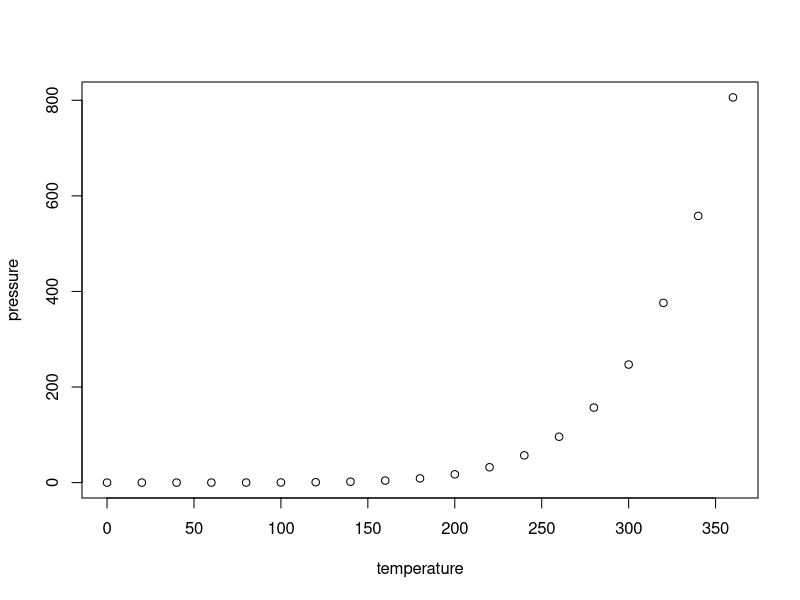
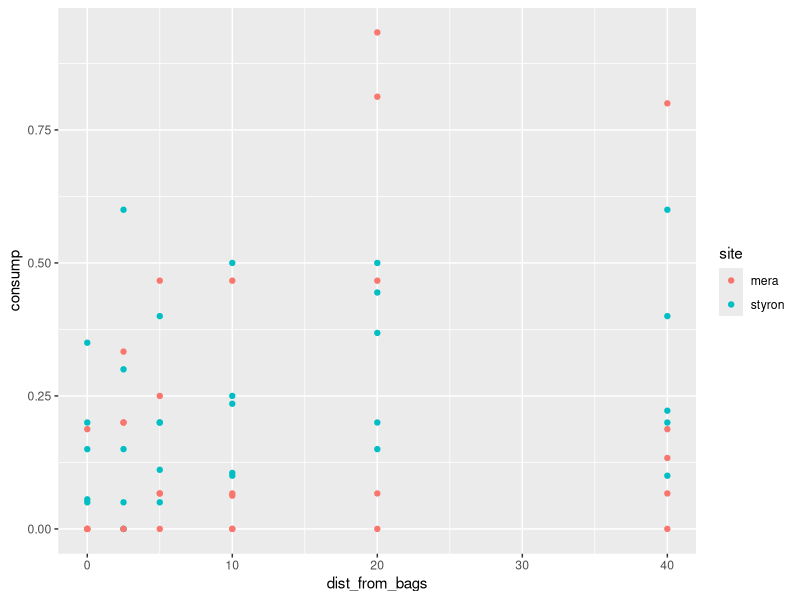
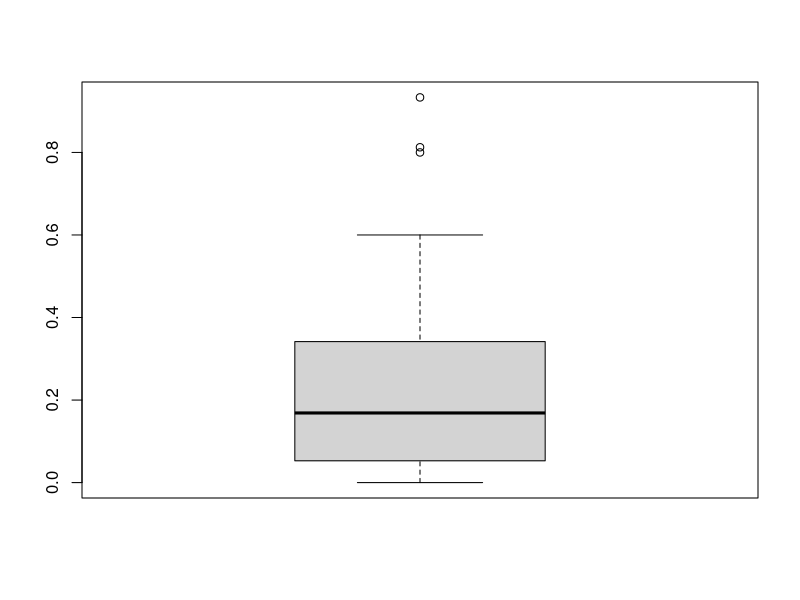
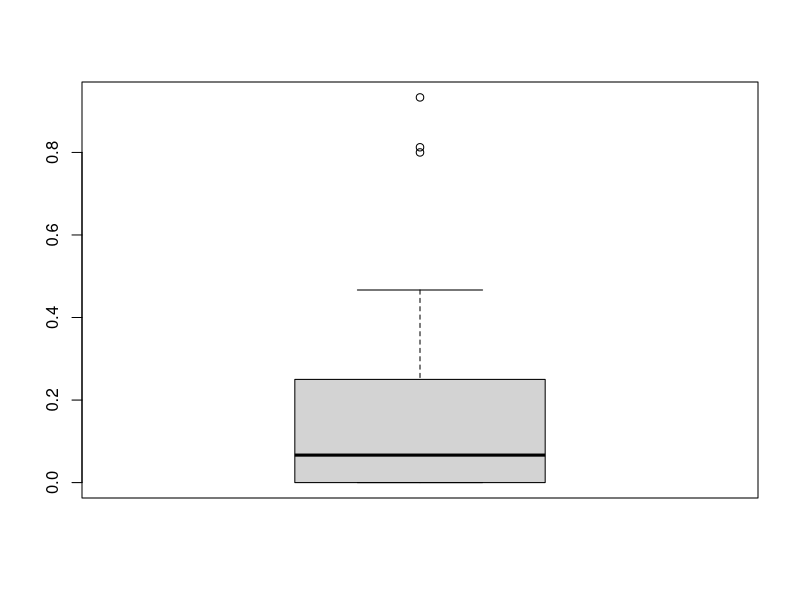
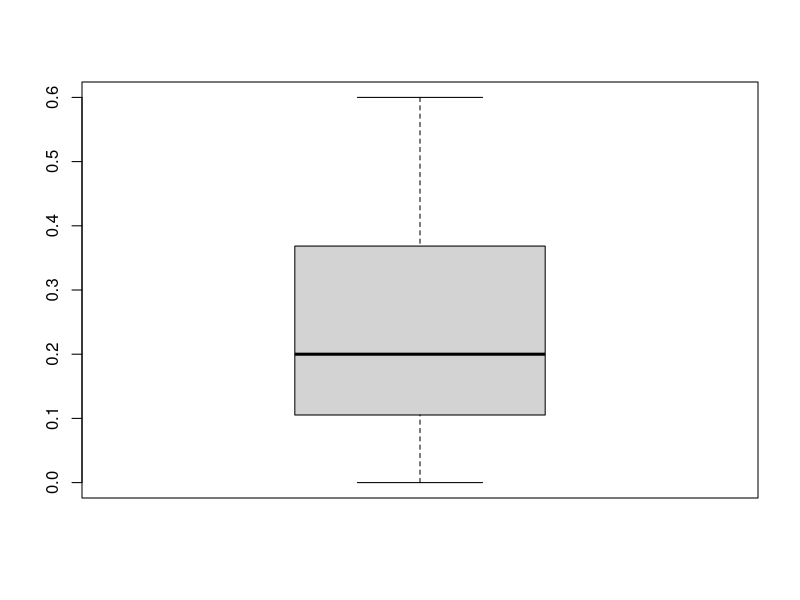
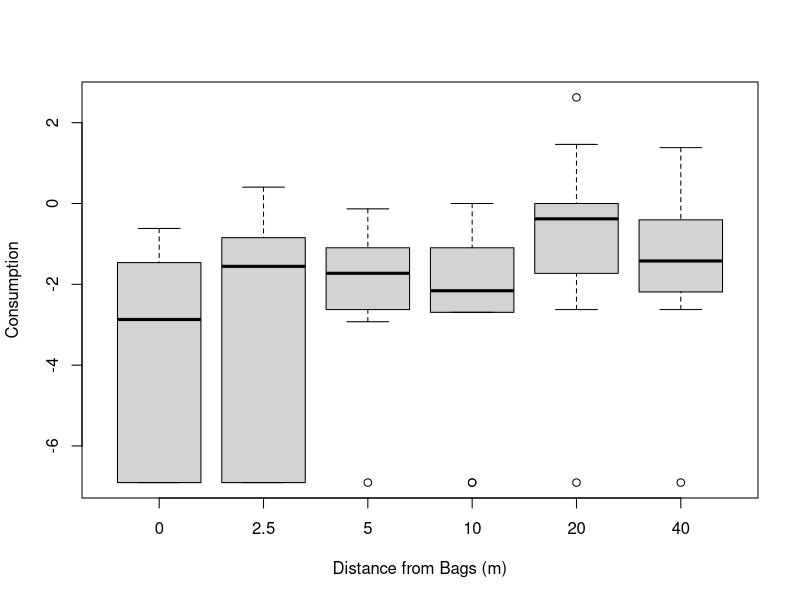
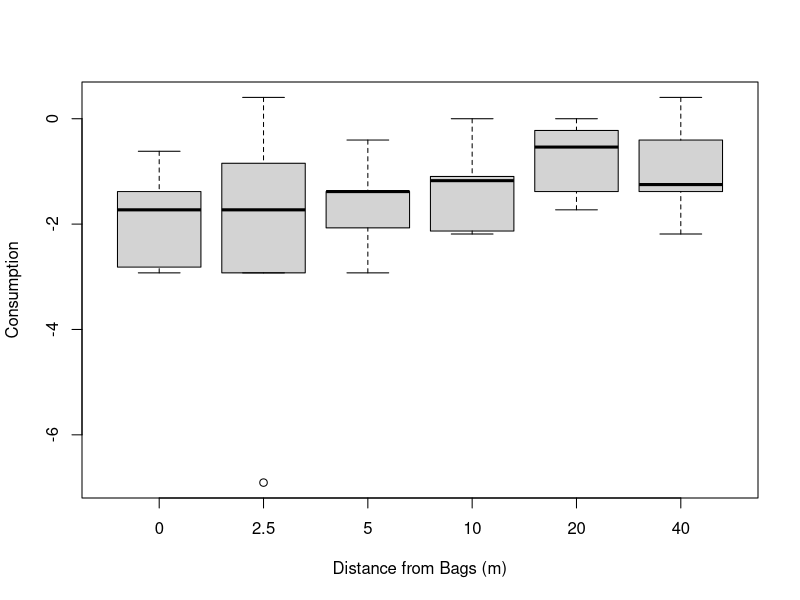
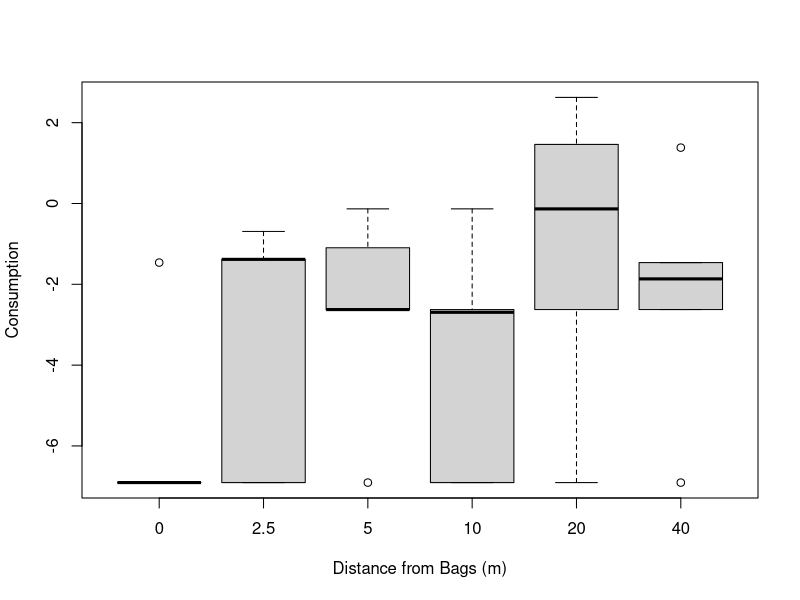

Source code (R) for these figures, in order:
## ---- chunk 1
knitr::opts_chunk$set(echo = TRUE)
## ---- chunk 2
plot(pressure)
## ---- chunk 3
library(dplyr)
library(ggplot2)
library(quantreg)
library(lme4)
library(car)
## ---- chunk 4
squid.rawdata = read.csv("kremer consump assay data.csv", header = TRUE)
summary(squid.rawdata)

# removing trial tests and logit transforming consump data
squid = squid.rawdata %>% slice(6:65) %>% mutate(consump.log = logit(consump, adjust = .001))
## ---- chunk 5
squid %>% 
  ggplot(aes(x = dist_from_bags, y = consump, color = site)) + 
  geom_point() 

## ---- chunk 6
boxplot(squid$consump)
boxplot((squid%>% filter(site == "mera"))$consump)
boxplot((squid%>% filter(site == "styron"))$consump)

boxplot(consump.log ~ dist_from_bags, xlab = "Distance from Bags (m)", ylab = "Consumption", data = squid)
boxplot(consump.log ~ dist_from_bags, xlab = "Distance from Bags (m)", ylab = "Consumption", data = squid %>% filter(site == "styron"))
boxplot(consump.log ~ dist_from_bags, xlab = "Distance from Bags (m)", ylab = "Consumption", data = squid %>% filter(site == "mera"))

## ---- chunk 7
site.avgbydist = squid %>% 
    group_by(site, dist_from_bags)%>% 
    summarise(mean(consump.log)) %>% rename(avg_consump = 'mean(consump.log)')
site.avgbydist %>% 
  ggplot(aes(x = dist_from_bags, y = avg_consump, color = site)) + 
  geom_point()
## ---- chunk 8
# with outliers
plot(density(squid$consump.log))

## ---- chunk 9
#without outliers
Q <- quantile(squid$consump, probs=c(.25, .75), na.rm = FALSE)
iqr <- IQR(squid$consump)
up <-  Q[2]+1.5*iqr # Upper Range  
low<- Q[1]-1.5*iqr # Lower Range
squidElim<- subset(squid,
                   squid$consump > (Q[1] - 1.5*iqr) & squid$consump < (Q[2]+1.5*iqr))
plot(density(squidElim$consump))

## ---- chunk 10
#linreg 
consumpByDist <- lm(consump ~ dist_from_bags, data = squidElim)
AIC(consumpByDist)
plot(resid(consumpByDist))

anova(consumpByDist)
## ---- chunk 11
# quantile regression attempts
plot(squidElim$dist_from_bags, squidElim$consump)
taus <- c(.05,.1,.25,.75,.90,.95)
fit1 <- rq(consump ~ dist_from_bags, tau = .5, data = squidElim)
abline(fit1)
for(i in 1:length(taus)) {
  abline(rq(consump ~ dist_from_bags, tau = taus[i], data = squidElim))
}

## ---- chunk 12
